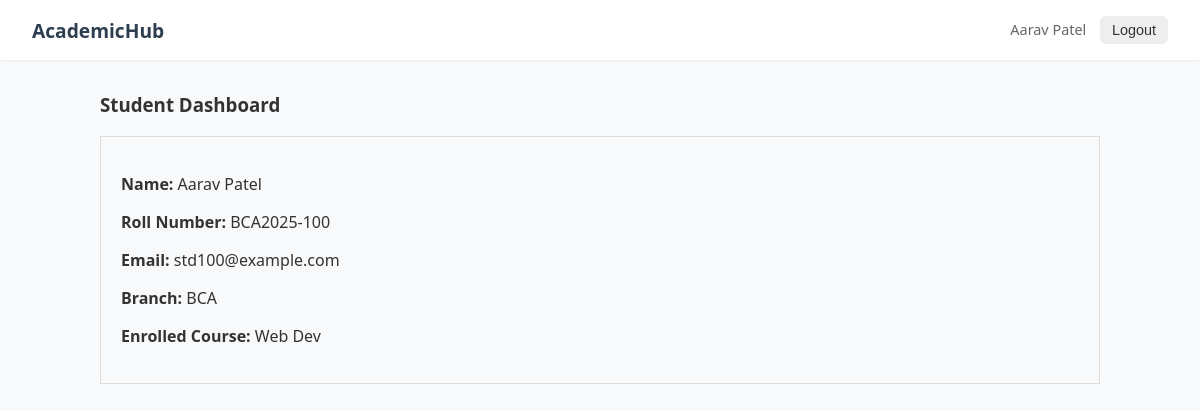
Screenshot of / (signed in) with the database file from the repository.
### students/models.py (models this page shows, shortened)
class Student(models.Model):
    BRANCH_CHOICES = [
        ('BCA', 'BCA'),
        ('B.Tech', 'B.Tech'),
        ('B.Sc', 'B.Sc'),
        ('BBA', 'BBA'),
    ]
    user = models.OneToOneField(User, on_delete=models.CASCADE)
    roll_number = models.CharField(max_length=20, unique=True)
    branch = models.CharField(max_length=10, choices=BRANCH_CHOICES)
    course = models.ForeignKey(Course, on_delete=models.SET_NULL, null=True)

class Course(models.Model):
    name = models.CharField(max_length=100)
    description = models.TextField(blank=True)

### students/views.py (the view)
# urls.py: path('', views.dashboard_view, name='home'),
@login_required
def dashboard_view(request):
    if request.user.is_superuser:
        return admin_dashboard(request)
    else:
        return student_dashboard(request)

### students/views.py (called while the page is built)
def student_dashboard(request):
    try:
        student = request.user.student
    except Student.DoesNotExist:
        student = None
    return render(request, 'students/dashboard_student.html', {'student': student})

### students/templates/students/dashboard_student.html
{% extends 'students/base.html' %}
{% block content %}
<h3>Student Dashboard</h3>
<div style="padding: 20px; border: 1px solid #ddd;">
    <p><strong>Name:</strong> {{ student.user.first_name }} {{ student.user.last_name }}</p>
    <p><strong>Roll Number:</strong> {{ student.roll_number }}</p>
    <p><strong>Email:</strong> {{ student.user.email }}</p>
    <p><strong>Branch:</strong> {{ student.branch }}</p>
    <p><strong>Enrolled Course:</strong> {{ student.course.name|default:"Not assigned" }}</p>
</div>
{% endblock %}

### students/templates/students/base.html (shortened to what this page needs)
<!DOCTYPE html>
<html>
<head>
</head>
<body>
    <div class="navbar">
        <div class="brand">AcademicHub</div>
        <div class="user-info">
            {% if user.is_authenticated %}
                <span>{{ user.first_name }} {{ user.last_name }}</span>
                <form action="{% url 'logout' %}" method="post" style="display:inline;">
                    <button type="submit" class="btn btn-logout">Logout</button>
                </form>
            {% endif %}
        </div>
    </div>
    <div class="container">
        {% block content %}{% endblock %}
    </div>
</body>
</html>

### students/templates/students/base.html (style rules this page uses)
body { margin: 0; padding: 0; font-family: 'Segoe UI', system-ui, sans-serif; background-color: #f8f9fa; color: #333; }
.navbar { background: white; padding: 0 2rem; height: 60px; display: flex; align-items: center; justify-content: space-between; box-shadow: 0 1px 3px rgba(0,0,0,0.05); }
.navbar .brand { font-weight: 700; font-size: 1.2rem; color: #2c3e50; }
.navbar .user-info { font-size: 0.9rem; color: #666; }
.container { max-width: 1000px; margin: 2rem auto; padding: 0 1rem; }
.btn { display: inline-block; padding: 8px 16px; border-radius: 6px; font-size: 0.9rem; border: none; cursor: pointer; transition: 0.2s; }
.btn-logout { background: #eee; color: #333; margin-left: 10px; padding: 6px 12px; }

### rows the page displays
Student: user.first_name "Aarav", user.last_name "Patel", roll_number "BCA2025-100", user.email "std100@example.com", branch "BCA", course.name "Web Dev"

### other values shown
{{ user.first_name }} "Aarav"
{{ user.last_name }} "Patel"
